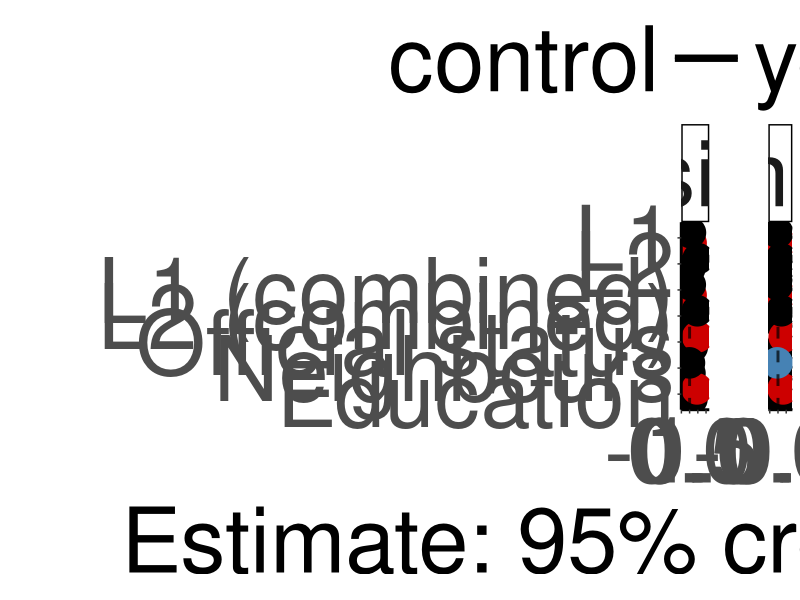
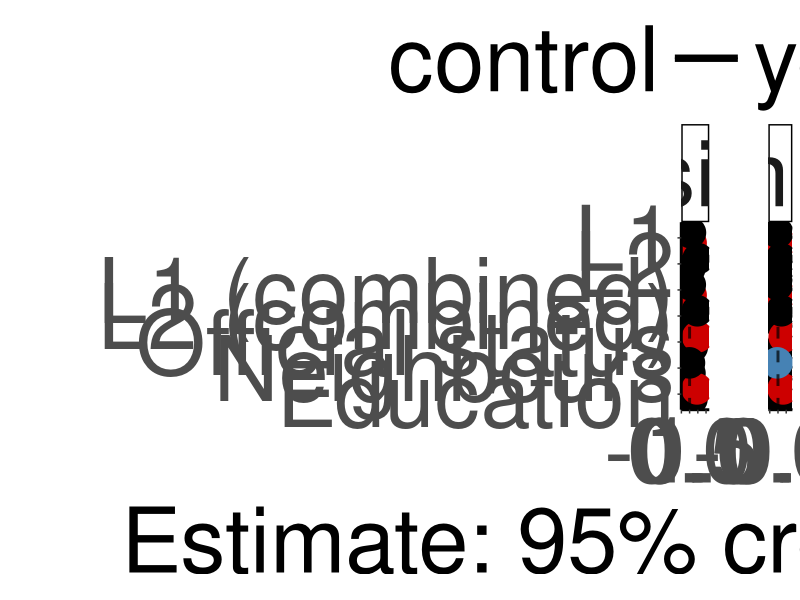
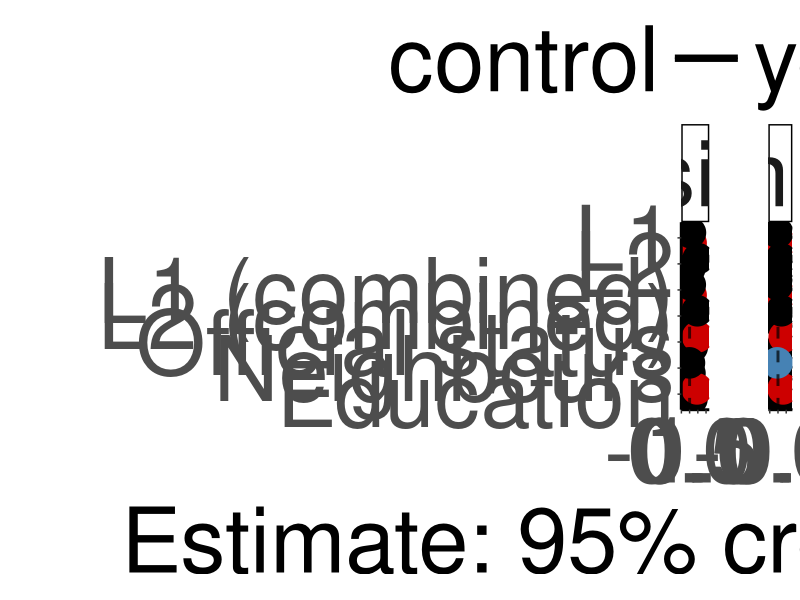
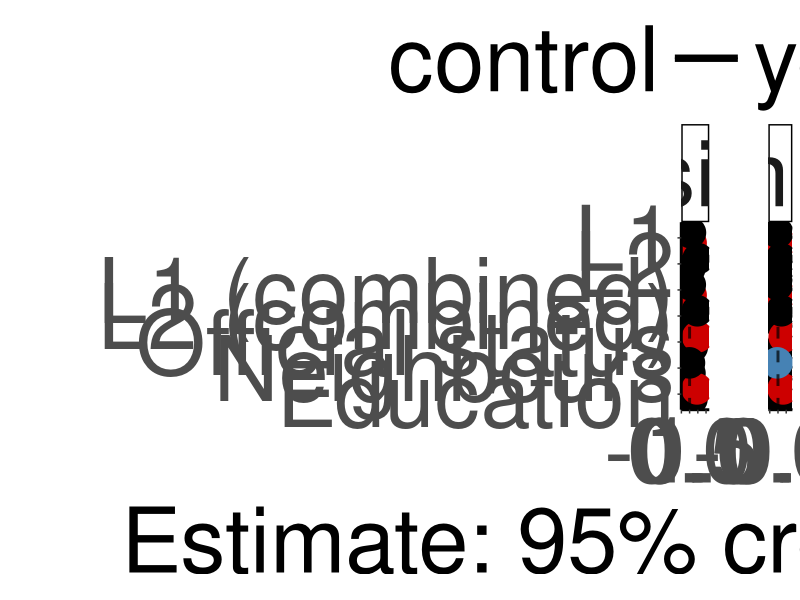
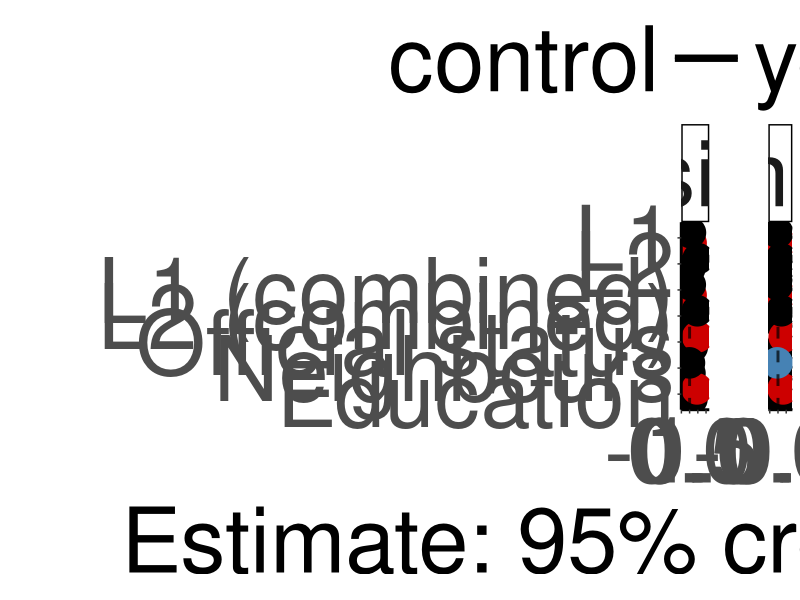
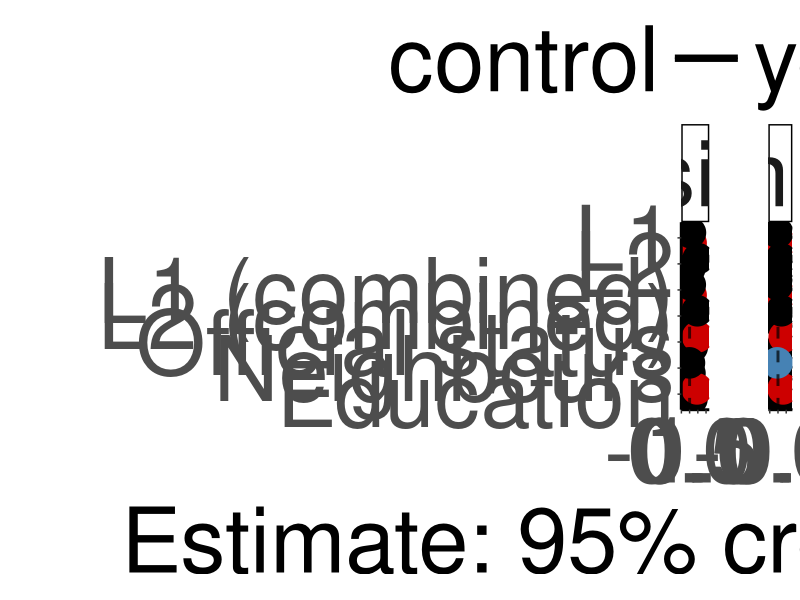

Source code (R) for these figures, in order:
suppressPackageStartupMessages({
  library(dplyr)
  library(ggplot2)
})

# script was written by Olena Shcherbakova and modified by Sam Passmore

effs_I <-
  read.csv("output_tables_reduced/ effects Informativity_social_models .csv")
effs_I$variable <- "informativity"

effs_B <-
  read.csv("output_tables_reduced/ effects Boundness_social_models .csv")
effs_B$variable <- "fusion"

effs_B <- effs_B %>%
  rename(lower = 2,
         upper = 4,
         mean = 3)

effs_I <- effs_I %>%
  rename(lower = 2,
         upper = 4,
         mean = 3)

effs_1 <- as.data.frame(rbind(effs_B, effs_I))

effs_1$control <- "yes"

effs_I <-
  read.csv("output_tables_reduced/ effects Informativity_social_only_models .csv")
effs_I$variable <- "informativity"

effs_B <-
  read.csv("output_tables_reduced/ effects Boundness_social_only_models .csv")
effs_B$variable <- "fusion"

effs_B <- effs_B %>%
  rename(lower = 2,
         upper = 4,
         mean = 3)

effs_I <- effs_I %>%
  rename(lower = 2,
         upper = 4,
         mean = 3)

effs_2 <- as.data.frame(rbind(effs_B, effs_I))
effs_2$control <- "no"

effs <- as.data.frame(rbind(effs_1, effs_2))

effs_main <- effs %>%
  rename(lower = 2,
         upper = 4,
         mean = 3) %>%
  filter(!grepl("nonlinear", model)) %>%
  filter(!grepl("SD", effect)) %>%
  filter(!grepl("Intercept", effect))


#removing "(linear)" part within the model column
effs_main$model <- gsub("(\\s*\\(\\w+\\))", "", effs_main$model)

#adding "combined" after L1/L1 proportion where applicable
effs_main$effect <-
  ifelse(
    grepl("L1 speakers\\+", effs_main$model),
    paste(effs_main$effect, "(combined)"),
    effs_main$effect
  )

effs_main <- effs_main %>%
  mutate(effect = dplyr::recode(
    effect,
    "L2 proportion (combined)" = "L2 (combined)",
    "L2 proportion" = "L2"
  ))

eff_main_plot_df = effs_main %>%
  as.data.frame() %>%
  mutate_if(is.character, as.factor) %>%
  mutate(effect = factor(
    effect,
    levels = c(
      "Education",
      "Neighbours",
      "Official status",
      "L2 (combined)",
      "L1 (combined)",
      "L2",
      "L1"
    )
  )) %>%
  mutate(importance = case_when((lower < 0 &
                                   upper < 0)  ~ "negative",
                                (lower > 0 &
                                   upper > 0)  ~ "positive",
                                (lower < 0 & upper > 0) |
                                  (lower < 0 &
                                     upper == 0) | (lower == 0 & upper > 0) ~ "no"
  )) %>%
  mutate(importance = as.factor(importance)) %>%
  mutate(importance = factor(
    importance,
    levels = c("no", "positive", "negative"),
    ordered = TRUE
  )) %>%
  mutate(control = factor(control, levels = c("yes", "no"), ordered = TRUE))

effs_main_plot_bw <- ggplot(eff_main_plot_df,
                            aes(
                              y = effect,
                              x = mean,
                              linetype = control,
                              color = importance
                            )) +
  geom_errorbar(
    aes(xmin = lower, xmax = upper),
    width = 0.6,
    size = 2.5,
    position = position_dodge(width = 0.8)
  ) +
  geom_point(size = 10,
             position = position_dodge(width = 0.8)) +
  geom_line(position = position_dodge(width = 0.8)) +
  geom_vline(aes(xintercept = 0),
             linetype = 2, size = 1, alpha = 0.7) +
  scale_color_manual(values = c("black", "red3", "steelblue")) +
  ylab("") +
  xlab("Estimate: 95% credible interval") +
  theme_classic() +
  facet_grid(. ~ variable, scales = "free_x", space = "free") +
  theme(
    axis.text = element_text(size = 65),
    legend.text = element_text(size = 65),
    axis.title = element_text(size = 65),
    legend.title = element_text(size = 65),
    strip.text.x = element_text(size = 65),
    legend.spacing.y = unit(2.7, 'cm'),
    legend.key.width = unit(2, 'cm'),
    legend.direction = "horizontal",
    legend.position = "top",
    axis.line = element_line(linewidth = 1),
    strip.background = element_rect(color = "black", linewidth = 1),
    panel.spacing.x = unit(15, "mm")
  ) +
  guides(color = "none")


effs_main_plot_bw
ggsave(
  file = "output_reduced/effects_plot.svg",
  plot = effs_main_plot_bw,
  height = 22,
  width = 36,
  dpi = 300
)

effs_main_plot_bw
ggsave(
  file = "output_reduced/effects_plot.jpeg",
  plot = effs_main_plot_bw,
  height = 22,
  width = 36,
  dpi = 300
)

ggsave(
  file = "output_reduced/effects_plot.tiff",
  plot = effs_main_plot_bw,
  height = 22,
  width = 36,
  dpi = 400
)

ggsave(
  file = "output_reduced/effects_plot.pdf",
  plot = effs_main_plot_bw,
  height = 22,
  width = 36,
  dpi = 400
)
